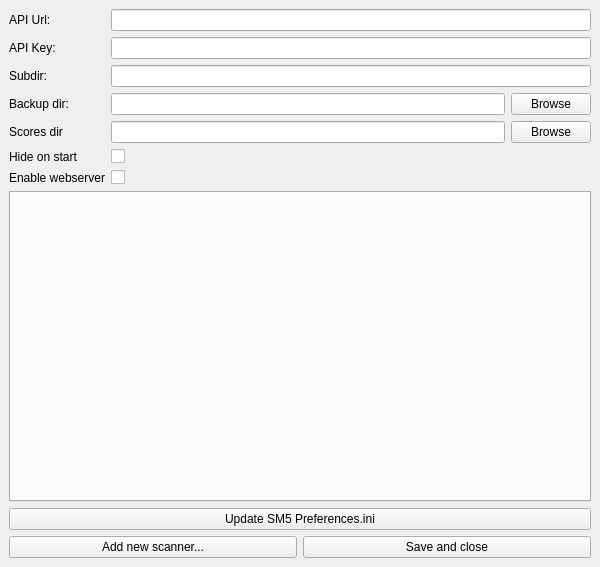
<?xml version="1.0" encoding="UTF-8"?>
<ui version="4.0">
 <class>ConfigWindow</class>
 <widget class="QMainWindow" name="ConfigWindow">
  <property name="geometry">
   <rect>
    <x>0</x>
    <y>0</y>
    <width>600</width>
    <height>567</height>
   </rect>
  </property>
  <property name="windowTitle">
   <string>Padmiss Configuration</string>
  </property>
  <widget class="QWidget" name="centralwidget">
   <layout class="QVBoxLayout" name="verticalLayout">
    <item>
     <layout class="QFormLayout" name="formLayout">
      <property name="sizeConstraint">
       <enum>QLayout::SetDefaultConstraint</enum>
      </property>
      <item row="0" column="0">
       <widget class="QLabel" name="label">
        <property name="text">
         <string>API Url:</string>
        </property>
       </widget>
      </item>
      <item row="0" column="1">
       <widget class="QLineEdit" name="padmiss_api_url"/>
      </item>
      <item row="1" column="0">
       <widget class="QLabel" name="label_2">
        <property name="text">
         <string>API Key:</string>
        </property>
       </widget>
      </item>
      <item row="1" column="1">
       <widget class="QLineEdit" name="api_key"/>
      </item>
      <item row="3" column="0">
       <widget class="QLabel" name="label_3">
        <property name="text">
         <string>Backup dir:</string>
        </property>
       </widget>
      </item>
      <item row="3" column="1">
       <layout class="QHBoxLayout" name="horizontalLayout">
        <item>
         <widget class="QLineEdit" name="backup_dir"/>
        </item>
        <item>
         <widget class="QPushButton" name="backup_dir_browse">
          <property name="text">
           <string>Browse</string>
          </property>
         </widget>
        </item>
       </layout>
      </item>
      <item row="2" column="0">
       <widget class="QLabel" name="label_4">
        <property name="text">
         <string>Subdir:</string>
        </property>
       </widget>
      </item>
      <item row="2" column="1">
       <widget class="QLineEdit" name="profile_dir_name"/>
      </item>
      <item row="4" column="0">
       <widget class="QLabel" name="label_5">
        <property name="text">
         <string>Scores dir</string>
        </property>
       </widget>
      </item>
      <item row="4" column="1">
       <layout class="QHBoxLayout" name="horizontalLayout_2">
        <item>
         <widget class="QLineEdit" name="scores_dir"/>
        </item>
        <item>
         <widget class="QPushButton" name="scores_dir_browse">
          <property name="text">
           <string>Browse</string>
          </property>
         </widget>
        </item>
       </layout>
      </item>
      <item row="5" column="0">
       <widget class="QLabel" name="label_6">
        <property name="text">
         <string>Hide on start</string>
        </property>
       </widget>
      </item>
      <item row="5" column="1">
       <widget class="QCheckBox" name="hide_on_start">
        <property name="text">
         <string/>
        </property>
       </widget>
      </item>
      <item row="6" column="0">
       <widget class="QLabel" name="label_7">
        <property name="text">
         <string>Enable webserver</string>
        </property>
       </widget>
      </item>
      <item row="6" column="1">
       <widget class="QCheckBox" name="webserver">
        <property name="text">
         <string/>
        </property>
       </widget>
      </item>
     </layout>
    </item>
    <item>
     <widget class="QTabWidget" name="deviceTabs">
      <property name="currentIndex">
       <number>-1</number>
      </property>
      <property name="tabsClosable">
       <bool>true</bool>
      </property>
     </widget>
    </item>
    <item>
     <widget class="QPushButton" name="sm5_config">
      <property name="text">
       <string>Update SM5 Preferences.ini</string>
      </property>
     </widget>
    </item>
    <item>
     <layout class="QHBoxLayout" name="horizontalLayout_3">
      <item>
       <widget class="QPushButton" name="newScannerButton">
        <property name="text">
         <string>Add new scanner...</string>
        </property>
       </widget>
      </item>
      <item>
       <widget class="QPushButton" name="save">
        <property name="text">
         <string>Save and close</string>
        </property>
       </widget>
      </item>
     </layout>
    </item>
   </layout>
  </widget>
 </widget>
 <resources/>
 <connections/>
</ui>
